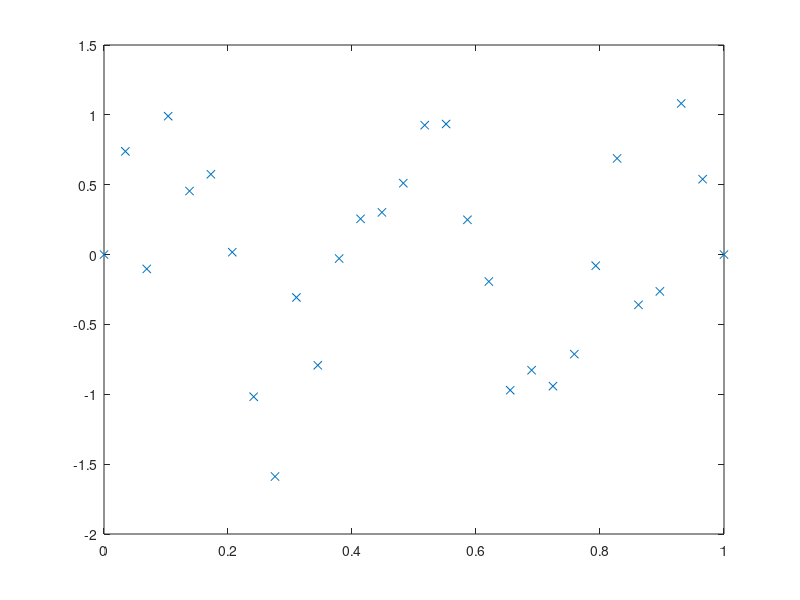

Reproduce this figure in MATLAB. (Note: this script raises an error after producing the figure.)
clear all
close all
clc

%% generate data

N = 30; L=0.4; noise = 0.7;
x = linspace(0,1,N)';
y = sin(2*pi*x/L) .* ( 1 + noise * randn(N,1) );
ymean = mean(y); ydev = y - ymean;
xd2 = kron(x,ones(1,length(x))) - kron( ones(length(x),1), x' );
xd2 = xd2 .^ 2;

figure(1)
plot(x,y,'x');

%% checking gradient
theta_ref = [1; 0.1];
[f,g] = log_likelihood_with_grad(theta_ref, xd2, ydev);
% K = kernel(x,x,theta_ref);
%%
gg = g' * g;

Nt = 20;
ak = linspace(-12,2,Nt); ak = 10.^ak;
ak = ak / sqrt(gg);
ek = zeros(Nt,1); gradk = ek;
for k = 1:Nt
    thetak = theta_ref + g * ak(k);
    fk = log_likelihood_with_grad(thetak, xd2, ydev);
    gradk(k) = (fk - f) / ak(k);
    ek(k) = abs( gradk(k) - gg ) / abs(gg);
end

figure(1)
loglog(ak, ek,'o');

%% functions

function [f,g] = log_likelihood_with_grad(theta, xd2, ydev)

    expTerm = exp( - xd2 / theta(2) );
    K = theta(1) * expTerm;
    temp1 = K \ ydev;
    f = - 0.5 * ydev' * temp1;

    g = zeros(2,1);
    g(1) = - 0.5 * ydev' * ( - K \ (expTerm * temp1) );
    g(2) = - 0.5 * ydev' * ( - K \ ( (-xd2/theta(2)/theta(2).*expTerm) * temp1 ) );
end

function K = kernel(x,x2,theta)
    var = theta(1); scale = theta(2);
%     K = sparse(zeros(length(x),length(x2)));
    xd = kron(x,ones(1,length(x2))) - kron( ones(length(x),1), x2' );
    K = var * exp( - xd.^2 / scale );
end
